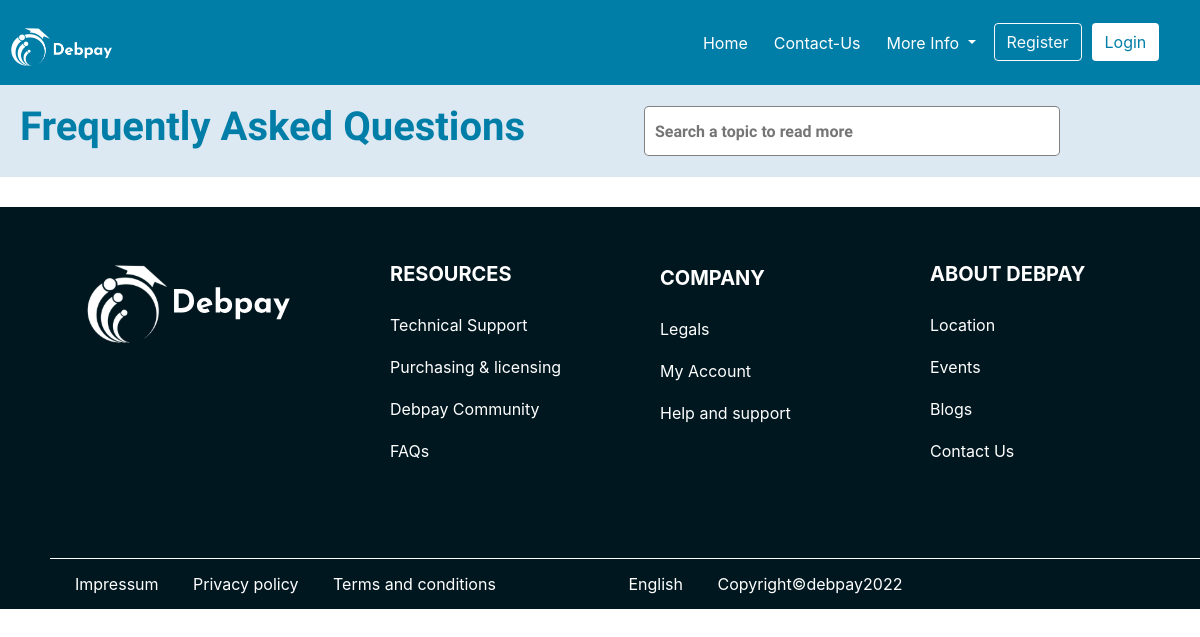
The app's page /FAQs, older data.
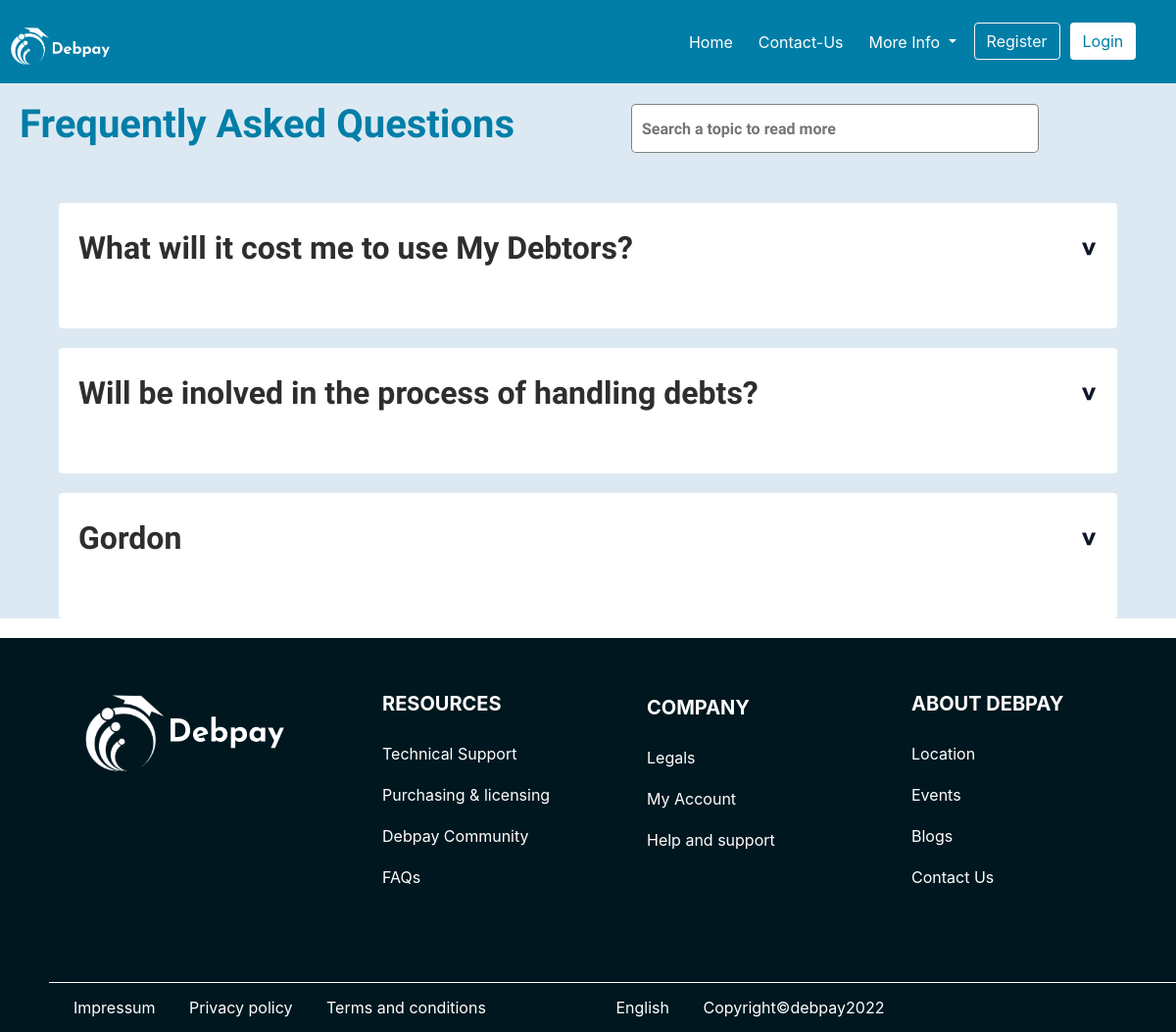
The same page, newer data.
### Debtor/models.py (models this page shows, shortened)
class Help (models.Model):
    title = models.CharField(max_length=255)
    body = models.TextField()

### Debtor/views.py (the view)
# urls.py: path('FAQs', views.FAQs, name='FAQs'),
def FAQs(request):
    searcher = request.GET.get("q") if request.GET.get("q") !=None else""
    help = Help.objects.filter(Q (title__icontains=searcher)|
                               Q (body__icontains=searcher))
    context = {'help':help, 'searcher':searcher}
    return render(request, 'FAQs.html', context)

### Debtor/templates/FAQs.html (shortened to what this page needs)
{%extends 'base.html' %}
{% load static%}
{%block content %}
<!DOCTYPE html>
<html lang="en">
<head>
     <link rel="stylesheet" href="{% static 'static/css/FAQs.css'%} ">
    <link rel="stylesheet" href="https://cdn.jsdelivr.net/npm/bootstrap@4.1.3/dist/css/bootstrap.min.css">
</head>
<body>
    <main>
        <div id="container">
            <div class="box1">
                <h3>Frequently Asked Questions</h3>
            </div>
            <div class="box2">
              <form>
            <input type="text" name='q' placeholder="Search a topic to read more " id="search_bar">
              </form>
            </div>
        </div>
        <ul id="accordion">
            {%for help in help %}
            <section style="background-color: #fff; margin-bottom: 20px; border-radius: 4px; padding: 10px;">
                <li>
                    <label for="first">{{help.title}} <span>&#x3e;</span></label>
                </li>
            </section>
            {%endfor%}
        </ul>
    </main>
    <footer>
        <div class="footer_container">
            <div class="footer_container-box1">
                <img src="{% static '../assets/images/Debpay logo mask group with text.svg' %}" alt="debpay logo">
            </div>
            <div class="footer_container-box2">
                <p>RESOURCES</p>
                    <a href="#">Technical Support</a>
                    <a href="#">Purchasing & licensing</a>
                    <a href="#">Debpay Community</a>
                    <a href="#">FAQs</a>
            </div>
            <div class="footer_container-box3">
                <p>COMPANY</p>
                <a href="#">Legals</a>
                <a href="#">My Account</a>
                <a href="#">Help and support</a>
            </div>
            <div class="footer_container-box4">
                <p>ABOUT DEBPAY</p>
                <a href="#">Location</a>
                <a href="#">Events</a>
                <a href="#">Blogs</a>
                <a href="#">Contact Us</a>
            </div>
        </div>
        <hr>
        <div id="page_bottom">
            <div id="page_bottom1">
                <a href="#">Impressum</a>
                <a href="Privacypolicy.html">Privacy policy</a>
                <a href="#">Terms and conditions</a>
            </div>
            <div id="page_bottom2">
                <a href="#"> English </a>
                <a href="#">Copyright&copy;debpay2022</a>
            </div>
            <div id="icons2">
                <a href="#"></a>
                <a href="#"></a>
                <a href="#"></a>
                <a href="#"></a>
            </div>
        </div>
    </footer>
</body>
</html>
{%endblock%}

### Debtor/templates/base.html (shortened to what this page needs)
{%load static%}
<!DOCTYPE html>
<html lang="en">
<head>
    <link rel="stylesheet" href="{% static 'static/css/landing_page.css' %}">
     <link rel="stylesheet" href="https://cdn.jsdelivr.net/npm/bootstrap@4.1.3/dist/css/bootstrap.min.css">
</head>
<body>
    <header>
        <nav class="navbar navbar-expand-lg navbar-light " id="topNav">
            <a class="navbar-brand " href="#"><img src="{% static 'static/assets/images/Logo.png' %}"></a>
            <div class="collapse navbar-collapse" id="navbarSupportedContent">
              <ul class="navbar-nav ml-auto">
                <li class="nav-item">
                  <a class="nav-link text-white" href="/">Home <span class="sr-only">(current)</span></a>
                </li>
                <li class="nav-item">
                  <a class="nav-link text-white " href=" {%url 'Contact' %} ">Contact-Us</a>
                </li>
                <li class="nav-item dropdown ">
                  <a class="nav-link dropdown-toggle text-white " href="#" id="navbarDropdown" role="button" data-toggle="dropdown" aria-haspopup="true" aria-expanded="false">
                    More Info
                  </a>
                </li>
                {%if request.user.is_authenticated %}
                <li class="nav-item">
                    <a class="btn btn-login" href=" {%url 'logout' %} " role="button">Logout</a>
                </li>
                <li class="nav-item">
                  <a class="btn btn-login" href=" {%url 'dashboard' %} " role="button">Dashboard</a>
              </li>
                {%else%}
                <li class="nav-item">
                    <a class="btn btn-outline-light" href=" {%url 'register' %} " role="button"> Register</a>
                </li>
                <li class="nav-item">
                  <a class="btn btn-login" href=" {%url 'Auth_School' %} " role="button">Login</a>
              </li>
              {%endif%}
            </div>
          </nav>
    </header>
    {%block content %}
    {%endblock%}

### static/css/landing_page.css (style rules this page uses)
html, body { margin: 0; height: 100%; font-family: 'Josefin Sans', sans-serif; overflow-x: hidden; box-sizing: border-box; }
ul li { list-style: none; display: inline; }
a { text-decoration: none; color: #FFF; }
#navbarSupportedContent { padding-right: 3%; }
#topNav { background-color: #007EA7; margin: 0; padding: 0; padding-left: 10px; }
.nav-item a { margin: 5px; }
.btn-login { background-color: white; color: #007EA7; }
#topNav img { width: 50%; }
.nav-link { color: white; }
footer { color: #fff; background-color: #00171F; }
.footer_container { display: flex; align-items: center; justify-content: center; }
.footer_container p { font-size: 20px; line-height: 28px; font-weight: bold; }
.footer_container a { color: #FFF; display: block; padding: 10px; margin-left: -10px; font-size: 16px; line-height: 22px; }
.footer_container-box1 { flex: 30%; text-align: center; }
.footer_container-box2 { flex: 20%; text-align: left; }
.footer_container-box3 { flex: 20%; margin-top: -35px; text-align: left; }
.footer_container-box4 { flex: 20%; text-align: left; }
#page_bottom { display: flex; justify-content: space-between; align-items: center; margin-left: 50px; border-top: 1px solid #fff; }
#page_bottom a { padding: 15px; color: #fff; }
#icons2 { display: flex; margin-right: 50px; }

### static/css/FAQs.css (style rules this page uses)
* { margin: 0; padding: 0; box-sizing: border-box; }
html, body { margin: 0; height: 100%; overflow-x: hidden; width: 100%; overflow-x: hidden; }
main { font-family: 'Josefin Sans', sans-serif; background-color: #dce9f3; }
ul li { list-style: none; display: inline; }
a { text-decoration: none; color: #FFF; }
#navbarSupportedContent { padding-right: 3%; }
#topNav { background-color: #007EA7; margin: 0; padding: 0; padding-left: 10px; }
.nav-item a { margin: 5px; }
.btn-login { background-color: white; color: #007EA7; }
#topNav img { width: 50%; }
.nav-link { color: white; }
#container { display: flex; align-items: center; justify-content: center; margin: 30px auto; width: 90%; margin: 0; padding: 20px; }
.box1 { flex: 60%; color: #007EA7; }
.box1 h3 { font-style: normal; font-weight: 700; font-size: 40px; line-height: 44px; }
.box2 { flex: 40%; width: 90%; }
.box2 input { width: 80%; height: 50px; border-radius: 10px; font-weight: 700; font-size: 16px; line-height: 22px; padding: 10px; color: #292D32; border: 1.5px solid rgba(46, 46, 46, 0.6); }
.box2 input { padding: 10px; width: 100%; border-radius: 5px; position: relative; }
#accordion { margin: 30px auto; margin-bottom: 0; width: 90%; }
#accordion li { list-style: none; width: 100%; margin-bottom: 15px; padding: 40px; border-radius: 2px; }
#accordion li label { padding: 10px; margin-bottom: 20px; margin-top: -15px; display: flex; align-items: center; justify-content: space-between; font-weight: 700; font-size: 32px; line-height: 35px; cursor: pointer; color: #2E2E2E; }
#accordion li label span { transform: rotate(90deg); font-size: 30px; color: #0f172a; }
footer { color: #fff; background-color: #00171F; }
.footer_container { display: flex; align-items: center; justify-content: center; }
.footer_container p { font-size: 20px; line-height: 28px; font-weight: bold; }
.footer_container a { display: block; padding: 10px; margin-left: -10px; font-size: 16px; line-height: 22px; text-decoration: none; color: #FFF; }
.footer_container-box1 { flex: 30%; text-align: center; }
.footer_container-box2 { flex: 20%; text-align: left; }
.footer_container-box3 { flex: 20%; margin-top: -35px; text-align: left; }
.footer_container-box4 { flex: 20%; text-align: left; }
#page_bottom { display: flex; justify-content: space-between; align-items: center; margin-left: 50px; padding: 10px; }
#page_bottom a { padding: 15px; text-decoration: none; color: #FFF; }

Row changes from the older to the newer data that the page shows:
added Help: title "What will it cost me to use My Debtors?"
added Help: title "Will be inolved in the process of handling debts?"
added Help: title "Gordon"
